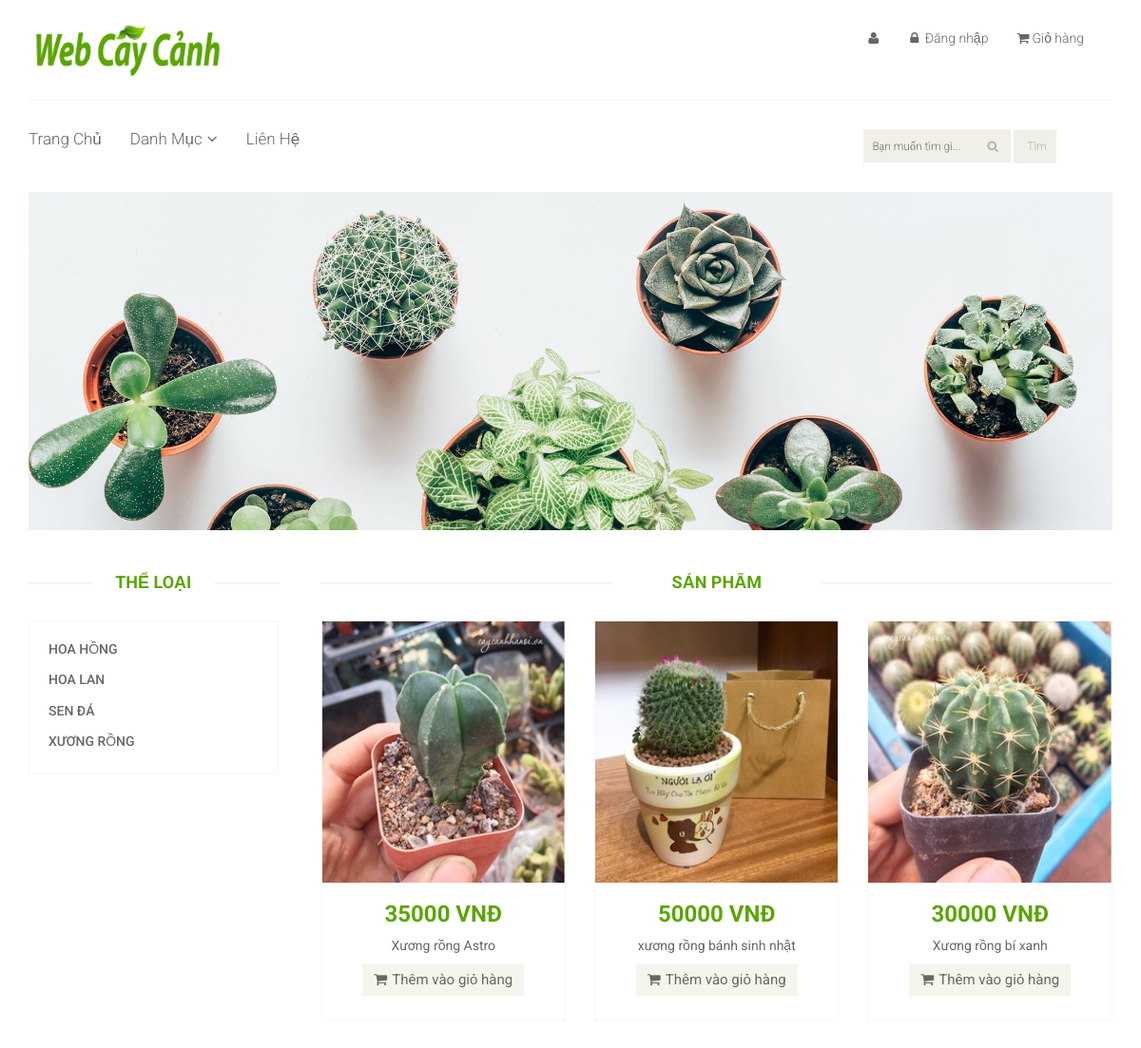
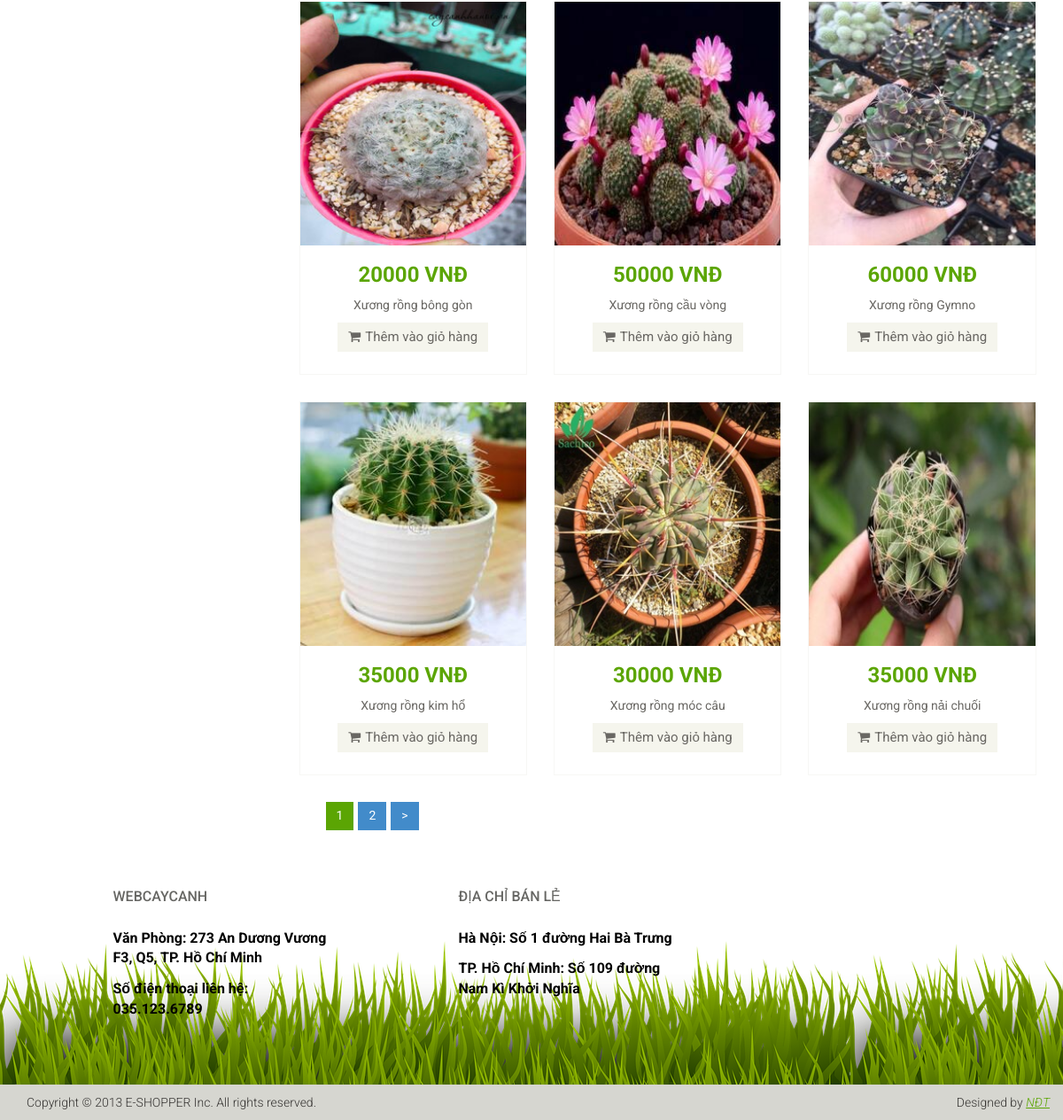
/index.php?product=XR&page=1, run on the app's committed database (2 pictures, top to bottom).
### tables this page shows
CREATE TABLE `loai` (
  `maloai` varchar(50) NOT NULL,
  `tenloai` varchar(50) NOT NULL
);

CREATE TABLE `sanpham` (
  `tensanpham` varchar(50) NOT NULL,
  `dongia` int(50) NOT NULL,
  `maloai` varchar(50) NOT NULL,
  `masanpham` char(50) NOT NULL,
  `chitietsanpham` varchar(255) NOT NULL,
  `anh` varchar(255) NOT NULL
);

### product.php (the view, shortened to what this page needs)
<section id="advertisement">
		<div class="container">
			<img src="images/product/nen3.jpg" alt="" />
		</div>
</section>
<section>
<div class="container">
			<div class="row">
				<div class="col-sm-3">
					<div class="left-sidebar">
						<h2>Thể Loại</h2>
						<div class="panel-group category-products" id="accordian">
					 	<?php
							$conn = mysqli_connect("localhost","root","","webcaycanh");
						   if($conn)
						   {
							 $sql="SELECT * from loai";
							 $result=mysqli_query($conn,$sql);
							  while($row=mysqli_fetch_array($result))
								 {
									 echo "<div class='panel panel-default'>
										 <div class='panel-heading'>
											 <h4 class='panel-title'><a href='index.php?product=".$row['maloai']."&page=1'>".$row['tenloai']."</a></h4>
										 </div>
									 </div>";
									}
						 }
						?>
							</div>
					</div>
				</div>
<div class="col-sm-9 padding-right">
	<div class="features_items">
		<h2 class="title text-center">Sản Phẩm</h2>
			<?php
			$sql="";
			$limit = 9;
				 $conn = mysqli_connect("localhost","root","","webcaycanh");
				 if($conn){
				 	if(isset($_GET['product'])&&isset($_GET['page']))
					{
					$product=$_GET['product'];
					$page = $_GET['page'];
					$start = ($page - 1)*$limit;
						if($product=="all"){
							$sql="select * from sanpham LIMIT $start , $limit";
						}
						else $sql="select * from sanpham where maloai = '$product'  LIMIT $start , $limit";
					}
					 $output = "";
					$result=mysqli_query($conn,$sql);
					while($row=(mysqli_fetch_array($result))){
					echo "<div class='col-sm-4'>
					<div class='product-image-wrapper'>
						<div class='single-products'>
							<div class='productinfo text-center'>";
					echo "<a href='index.php?product-details=".$row['masanpham']."'>";
					echo "<img src='./images/product/" .$row['anh']."'>";
					echo "<h2>" .$row['dongia']." VNĐ</h2>";
					echo "<p>".$row['tensanpham']."</p>";
					echo "<a href='index.php?addproduct=".$row['masanpham']." ' class='btn btn-default add-to-cart'><i class='fa fa-shopping-cart'></i>Thêm vào giỏ hàng</a>
					</a>";
					echo "</div>
					</div>
					</div>
				</div>";
			 	}
				$sql_total='';
				if($product=='all')
				$sql_total='SELECT * FROM sanpham';
				else $sql_total = "SELECT * FROM sanpham where maloai='$product'";
				 $records = mysqli_query( $conn, $sql_total) or die ("sai");
				  $total_records = mysqli_num_rows($records);
				  $total_page = ceil($total_records/$limit);
    for ($i = 1; $i <= $total_page; $i++){
        if ($i == $page){
            $output .= '<span>'.$i.'</span>  ';
        }
        else{
            $output .= '<a href="index.php?product=' .$product. '&page='.$i.'">'.$i.'</a>  ';
        }
    }
    if ($page < $total_page && $total_page > 1){
        $output .= '<a href="index.php?product=' .$product. '&page='.($page+1).'">></a>  ';
    }
	echo "</div><div>
	<ul class='pagination'>
	<li class='active'>$output</li></ul>";
			}
			?>
</section>

### css/main.css (style rules this page uses)
body { font-family: 'Roboto', sans-serif; position: relative; font-weight: 400px; }
ul li { list-style: none; }
a { -webkit-transition: 300ms; -moz-transition: 300ms; -o-transition: 300ms; transition: 300ms; }
h1, h2, h3, h4, h5, h6 { font-family: 'Roboto', sans-serif; }
.category-products { border: 1px solid #F7F7F0; margin-bottom: 35px; padding-bottom: 20px; padding-top: 15px; }
.left-sidebar h2, .brands_products h2 { color: #5ba503; font-family: 'Roboto', sans-serif; font-size: 18px; font-weight: 700; margin: 0 auto 30px; text-align: center; text-transform: uppercase; position: relative; z-index: 3; }
.left-sidebar h2:after, h2.title:after { content: " "; position: absolute; border: 1px solid #f5f5f5; bottom: 8px; left: 0; width: 100%; height: 0; z-index: -2; }
.left-sidebar h2:before { content: " "; position: absolute; background: #fff; bottom: -6px; width: 130px; height: 30px; z-index: -1; left: 50%; margin-left: -65px; }
h2.title:before { content: " "; position: absolute; background: #fff; bottom: -6px; width: 220px; height: 30px; z-index: -1; left: 50%; margin-left: -110px; }
.category-products .panel { background-color: #FFFFFF; border: 0px; border-radius: 0px; box-shadow: none; margin-bottom: 0px; }
.category-products .panel-default .panel-heading { background-color: #FFFFFF; border: 0 none; color: #FFFFFF; padding: 5px 20px; }
.category-products .panel-default .panel-heading .panel-title a { color: #696763; font-family: 'Roboto', sans-serif; font-size: 14px; text-decoration: none; text-transform: uppercase; }
.padding-right { padding-right: 0; }
.features_items { overflow: hidden; }
h2.title { color: #5ba503; font-family: 'Roboto', sans-serif; font-size: 18px; font-weight: 700; margin: 0 15px; text-transform: uppercase; margin-bottom: 30px; position: relative; }
.product-image-wrapper { border: 1px solid #F7F7F5; overflow: hidden; margin-bottom: 30px; }
.single-products { position: relative; }
.productinfo h2 { color: #5ba503; font-family: 'Roboto', sans-serif; font-size: 24px; font-weight: 700; }
.productinfo p { font-family: 'Roboto', sans-serif; font-size: 14px; font-weight: 400; color: #696763; }
.productinfo img { width: 100%; }
.productinfo { position: relative; }
.add-to-cart { background: #F5F5ED; border: 0 none; border-radius: 0; color: #696763; font-family: 'Roboto', sans-serif; font-size: 15px; margin-bottom: 25px; }
.add-to-cart i { margin-right: 5px; }
#advertisement { padding-bottom: 45px; }
#advertisement img { width: 100%; }
.pagination { display: inline-block; margin-bottom: 25px; margin-top: 0; padding-left: 45px; }
.pagination li:first-child a, .pagination li:first-child span { border-bottom-left-radius: 0; border-top-left-radius: 0; margin-left: 0; }
.pagination li:last-child a, .pagination li:last-child span { border-bottom-right-radius: 0; border-top-right-radius: 0; }
.pagination .active span, .pagination .active a:hover, .pagination .active span:hover, .pagination .active a:focus, .pagination .active span:focus { background-color: #5ba503; border-color: #5ba503; color: #FFFFFF; cursor: default; z-index: 2; }
.pagination li a, .pagination li span { background-color: #f0f0e9; border: 0; float: left; line-height: 1.42857; margin-left: -1px; padding: 6px 12px; position: relative; text-decoration: none; margin-right: 5px; color: #000; }

### data on the page
loai: tenloai "HOA HỒNG"
loai: tenloai "HOA LAN"
loai: tenloai "SEN ĐÁ"
loai: tenloai "XƯƠNG RỒNG"
sanpham: anh (picture), dongia "35000", tensanpham "Xương rồng Astro"
sanpham: anh (picture), dongia "50000", tensanpham "xương rồng bánh sinh nhật"
sanpham: anh (picture), dongia "30000", tensanpham "Xương rồng bí xanh"
sanpham: anh (picture), dongia "20000", tensanpham "Xương rồng bông gòn"
sanpham: anh (picture), dongia "50000", tensanpham "Xương rồng cầu vòng"
sanpham: anh (picture), dongia "60000", tensanpham "Xương rồng Gymno"
sanpham: anh (picture), dongia "35000", tensanpham "Xương rồng kim hổ"
sanpham: anh (picture), dongia "30000", tensanpham "Xương rồng móc câu"
sanpham: anh (picture), dongia "35000", tensanpham "Xương rồng nải chuối"
